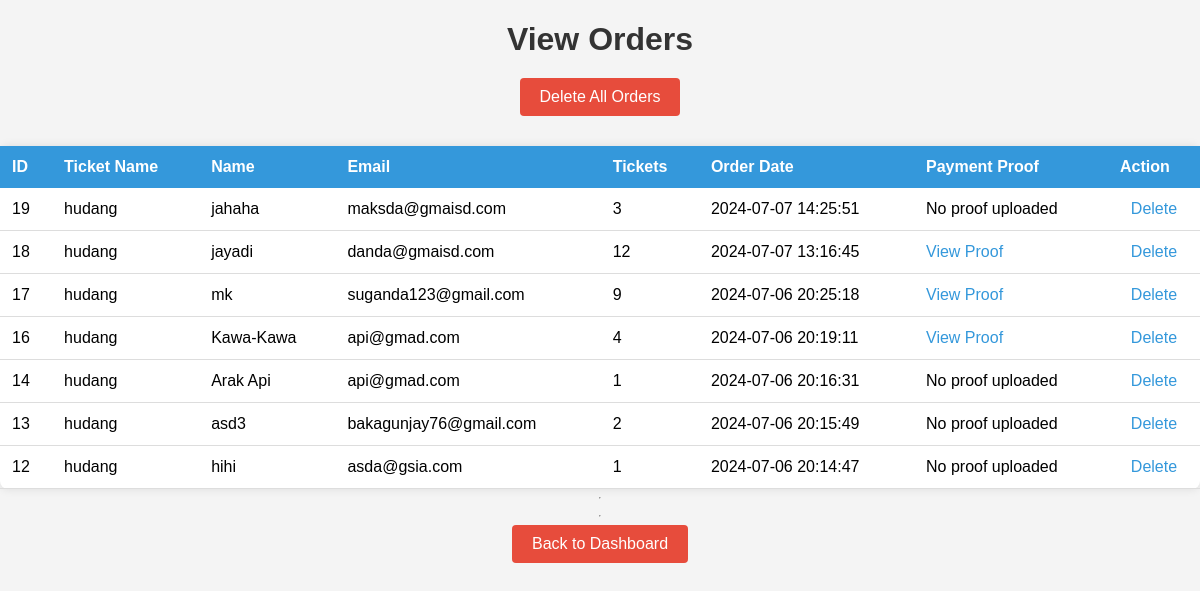
Screenshot of /admin/view_orders.php (signed in) with the database file from the repository.
### tables this page shows
CREATE TABLE `bookings` (
  `id` int(11) NOT NULL,
  `name` varchar(255) NOT NULL,
  `email` varchar(255) NOT NULL,
  `tickets` int(11) NOT NULL,
  `created_at` timestamp NOT NULL DEFAULT current_timestamp(),
  `ticket_id` int(11) DEFAULT NULL,
  `payment_proof` varchar(255) DEFAULT NULL
);

CREATE TABLE `tickets` (
  `id` int(11) NOT NULL,
  `name` varchar(255) NOT NULL,
  `description` text NOT NULL,
  `price` decimal(10,2) NOT NULL,
  `image` varchar(255) NOT NULL
);

### admin/view_orders.php (the view, shortened to what this page needs)
<?php
include('../includes/config.php');
$query = "SELECT bookings.id, tickets.name AS ticket_name, bookings.name, bookings.email, bookings.tickets, bookings.created_at, bookings.payment_proof
          FROM bookings
          JOIN tickets ON bookings.ticket_id = tickets.id
          ORDER BY bookings.created_at DESC";
$result = mysqli_query($conn, $query);
?>
<!DOCTYPE html>
<html lang="en">
<head>
    <link rel="stylesheet" href="../css/vieworder.css">
</head>
<body>
    <h1>View Orders</h1>
    <form action="" method="post" onsubmit="return confirm('Are you sure you want to delete all orders? This action cannot be undone.');">
        <input type="submit" name="delete_all" value="Delete All Orders">
    </form>
    <table>
        <thead>
            <tr>
                <th>ID</th>
                <th>Ticket Name</th>
                <th>Name</th>
                <th>Email</th>
                <th>Tickets</th>
                <th>Order Date</th>
                <th>Payment Proof</th>
                <th>Action</th>
            </tr>
        </thead>
        <tbody>
            <?php while ($order = mysqli_fetch_assoc($result)) { ?>
                <tr>
                    <td><?php echo $order['id']; ?></td>
                    <td><?php echo $order['ticket_name']; ?></td>
                    <td><?php echo $order['name']; ?></td>
                    <td><?php echo $order['email']; ?></td>
                    <td><?php echo $order['tickets']; ?></td>
                    <td><?php echo $order['created_at']; ?></td>
                    <td>
                        <?php if (!empty($order['payment_proof'])) { ?>
                            <a href="../<?php echo $order['payment_proof']; ?>" target="_blank">View Proof</a>
                        <?php } else { ?>
                            No proof uploaded
                        <?php } ?>
                    </td>
                    <td>
                        <a href="view_orders.php?delete_id=<?php echo $order['id']; ?>" onclick="return confirm('Are you sure you want to delete this order?')">Delete</a>
                    </td>
                </tr>
            <?php } ?>
        </tbody>
    </table>
    <hr>
    <hr>
    <input type="button" value="Back to Dashboard" onclick="window.location.href='dashboard.php';" class="back-button">
</body>
</html>

### css/vieworder.css (style rules this page uses)
body { font-family: Arial, sans-serif; background-color: #f4f4f4; margin: 0; padding: 0; display: flex; justify-content: center; align-items: center; flex-direction: column; }
h1 { text-align: center; color: #333; margin-bottom: 20px; }
form { text-align: center; margin-bottom: 20px; }
table { width: 100%; border-collapse: collapse; background-color: #fff; box-shadow: 0 0 10px rgba(0, 0, 0, 0.1); border-radius: 8px; }
table th, table td { padding: 12px; text-align: left; }
table th { background-color: #3498db; color: #fff; }
table td { border-bottom: 1px solid #ddd; }
table td:last-child { text-align: center; }
a { color: #3498db; text-decoration: none; }
input[type="submit"], input[type="button"] { padding: 10px 20px; border: none; border-radius: 4px; background-color: #e74c3c; color: #fff; cursor: pointer; font-size: 16px; margin-bottom: 10px; }

### rows the page displays
bookings: id "19", ticket.name "hudang", name "jahaha", email "maksda@gmaisd.com", tickets "3", created_at "2024-07-07 14:25:51", shows "No proof uploaded"
bookings: id "18", ticket.name "hudang", name "jayadi", email "danda@gmaisd.com", tickets "12", created_at "2024-07-07 13:16:45"
bookings: id "17", ticket.name "hudang", name "mk", email "suganda123@gmail.com", tickets "9", created_at "2024-07-06 20:25:18"
bookings: id "16", ticket.name "hudang", name "Kawa-Kawa", email "api@gmad.com", tickets "4", created_at "2024-07-06 20:19:11"
bookings: id "14", ticket.name "hudang", name "Arak Api", email "api@gmad.com", tickets "1", created_at "2024-07-06 20:16:31", shows "No proof uploaded"
bookings: id "13", ticket.name "hudang", name "asd3", email "bakagunjay76@gmail.com", tickets "2", created_at "2024-07-06 20:15:49", shows "No proof uploaded"
bookings: id "12", ticket.name "hudang", name "hihi", email "asda@gsia.com", tickets "1", created_at "2024-07-06 20:14:47", shows "No proof uploaded"
